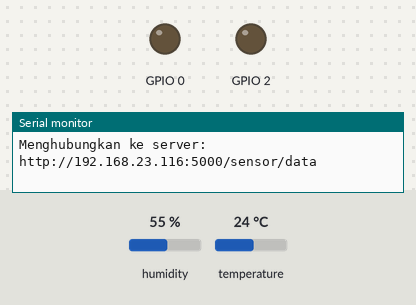
The sketch below on a simulated ESP32. Shown: output pins drawn as LEDs (lit = HIGH), the last lines printed to the serial monitor. The test bench sets the inputs (shaded band); at power-on: humidity 55 %, temperature 24 °C. WiFi joins after 1.5 s; servers stay silent unless stated; uploads are accepted with an empty reply.

Above: at 1.67 s.
At 2.8 s:
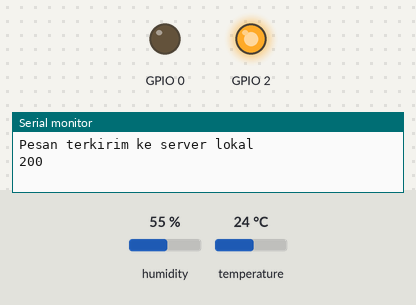
Timing chart, 0 to 11.0 s (numbered marks = the images above):
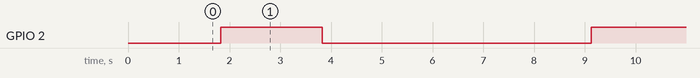

The sketch:

GetDataDHTPostAPI.ino
```cpp
#include <WiFi.h>
#include <HTTPClient.h>
#include "DHT.h"

#define DHTPIN 33
#define TYPE DHT11

DHT dht(DHTPIN, TYPE);

const char* ssid = "Ariq";
const char* password = "012345678";
const char* serverURL = "http://192.168.23.116:5000/sensor/data"; // Ganti dengan IP lokal komputer Anda dan pastikan endpoint benar

void setup_wifi() {
  delay(10);
  Serial.println();
  Serial.print("Menghubungkan ke ");
  Serial.println(ssid);
  WiFi.begin(ssid, password);
  while (WiFi.status() != WL_CONNECTED) {
    delay(500);
    Serial.print(".");
  }
  Serial.println("");
  Serial.println("WiFi terhubung");
  Serial.println("Alamat IP: ");
  Serial.println(WiFi.localIP());
}

void setup() {
  Serial.begin(9600);
  pinMode(2, OUTPUT);
  pinMode(0, OUTPUT);
  setup_wifi();
  dht.begin();
}

String readTemperatureHumidity() {
  float temperature = dht.readTemperature();
  float humidity = dht.readHumidity();
  String msg = "";

  if (isnan(temperature) || isnan(humidity)) {
    return "Tidak ada data";
  } else {
    msg += "{\"temperature\": ";
    msg += String(temperature, 2); // Mengatur agar hanya dua desimal
    msg += ", \"kelembapan\": ";
    msg += String(humidity, 2); // Mengatur agar hanya dua desimal
    msg += "}";
  }
  return msg;
}

void publishMessage(const char* message) {
  if (WiFi.status() == WL_CONNECTED) {
    HTTPClient http;
    Serial.print("Menghubungkan ke server: ");
    Serial.println(serverURL);
    http.begin(serverURL);
    http.addHeader("Content-Type", "application/json");

    int httpResponseCode = http.POST(message);

    if (httpResponseCode > 0) {
      String response = http.getString();
      Serial.println("Pesan terkirim ke server lokal");
      Serial.println(httpResponseCode);
      Serial.println(response);
      digitalWrite(0, LOW);
      digitalWrite(2, HIGH);
    } else {
      Serial.print("Error pada pengiriman: ");
      Serial.println(httpResponseCode);
      digitalWrite(2, LOW);
      digitalWrite(0, HIGH);
    }
    http.end();
  } else {
    Serial.println("Gagal mengirim pesan. WiFi tidak terhubung.");
    digitalWrite(2, LOW);
    digitalWrite(0, HIGH);
  }
  delay(2000);
  digitalWrite(2, LOW);
  digitalWrite(0, LOW);
}

void loop() {
  String msg = readTemperatureHumidity();
  Serial.print("Pesan yang dikirim: ");
  Serial.println(msg);
  publishMessage(msg.c_str());
  delay(5000); // Mengirimkan data setiap 5 detik
}
```

Measured:
- by itself, GPIO 2: alternates HIGH for 2.0 s and LOW for 5.3 s
